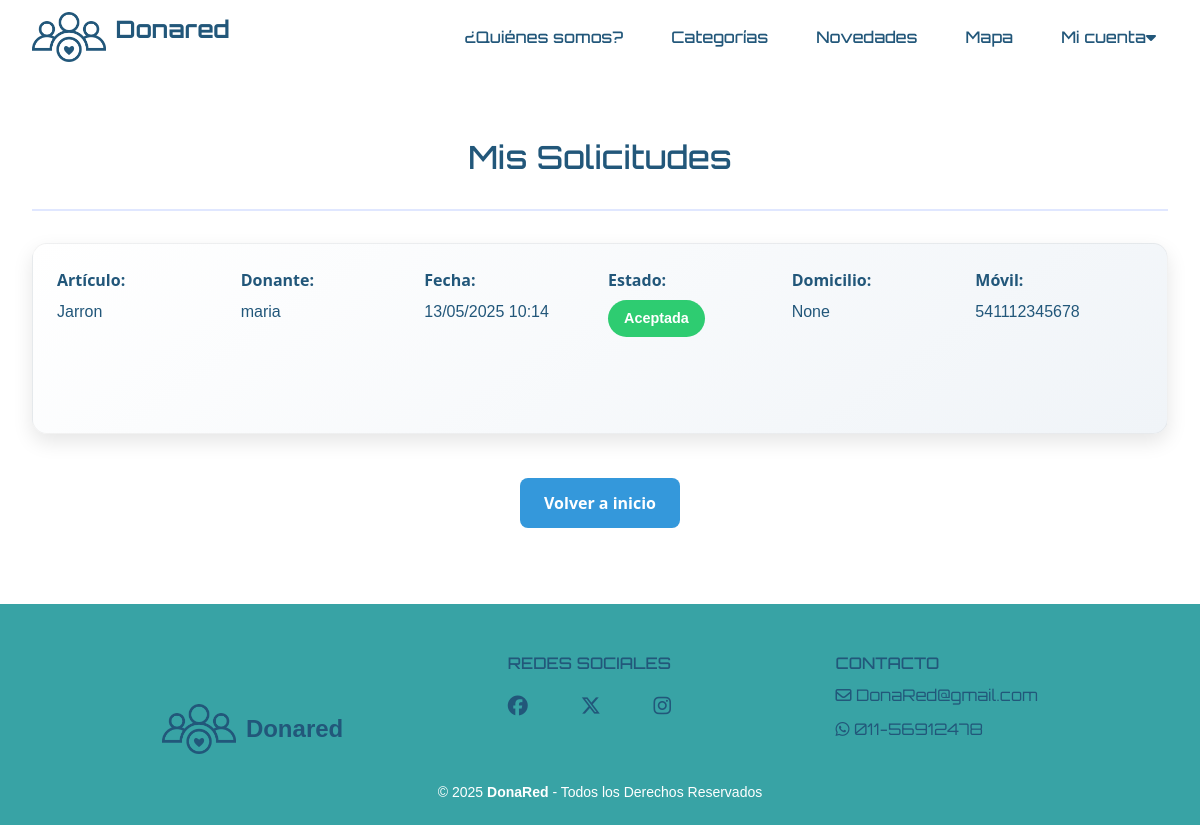
The app's page /solicitudes/ (signed in) with its own data.
### donaredapp/models.py (models this page shows, shortened)
class Solicitud(models.Model):
    item = models.ForeignKey(Item, on_delete=models.CASCADE, related_name='item_solicitudes')
    donante = models.ForeignKey(User, on_delete=models.CASCADE, related_name='donante_solicitudes')
    beneficiario = models.ForeignKey(User, on_delete=models.CASCADE, related_name='beneficiario_solicitudes')
    fecha_creacion = models.DateTimeField(auto_now_add=True)
    STATUS_CHOICES = [
        ('PENDIENTE', 'Pendiente'),
        ('ACEPTADA', 'Aceptada'),
        ('RECHAZADA', 'Rechazada'),
        ('CONCRETADA', 'Concretada'),
    ]
    estado = models.CharField(max_length=20, choices=STATUS_CHOICES, default='PENDIENTE')
    class Meta:
        unique_together = ['item', 'beneficiario']
        verbose_name = 'Donación'
        verbose_name_plural = 'Donaciones'

class Item(models.Model):
    nombre = models.CharField(max_length=100)
    descripcion = models.TextField(max_length=500)
    categoria = models.ForeignKey(Categoria, on_delete=models.CASCADE)
    fecha_creacion = models.DateTimeField(auto_now_add=True)
    usuario = models.ForeignKey(
        User,
        on_delete=models.CASCADE,
        related_name='items',
        null=True,
    )
    imagen = models.ImageField(upload_to='items/', null=True, blank=True, default='items/sin_imagen.png')
    domicilio = models.CharField(max_length=255, null=True, blank=True)
    activo = models.BooleanField(default=True)
    latitude = models.DecimalField(max_digits=9, decimal_places=6, null=True, blank=True)
    longitude = models.DecimalField(max_digits=9, decimal_places=6, null=True, blank=True)

class Profile(models.Model):
    user = models.OneToOneField(User, on_delete=models.CASCADE)
    movil = PhoneNumberField(blank=True, null=True, region='AR')
    validado = models.BooleanField(default=False)

### donaredapp/views_solicitudes.py (the view)
# urls.py: path('solicitudes/', views_solicitudes.solicitudes, name='solicitudes'),
@login_required
def solicitudes(request):
    solicitudes = Solicitud.objects.filter(beneficiario=request.user).order_by('-fecha_creacion')
    for solicitud in solicitudes:
        if solicitud.item and solicitud.item.domicilio:
            domicilio_parts = solicitud.item.domicilio.split(',')
            solicitud.display_domicilio = ', '.join(part.strip() for part in domicilio_parts[:3])
        else:
            solicitud.display_domicilio = "No especificado"
        solicitud.has_resena = hasattr(solicitud, 'resena')
    return render(request, 'donaredapp/solicitudes.html', {
        'solicitudes': solicitudes,
    })

### donaredapp/templates/donaredapp/solicitudes.html (shortened to what this page needs)
{% extends 'donaredapp/base.html' %}
{% load static %}
{% block content %}
<section class="solicitudes-container">
    <div class="solicitudes-header">
        <h2>Mis Solicitudes</h2>
    </div>
    {% if solicitudes %}
        {% for solicitud in solicitudes %}
        <div class="solicitud-card">
            <div class="solicitud-info">
                <div>
                    <strong>Artículo:</strong>
                    <p><a href="{% url 'donaredapp:tarjeta' item_id=solicitud.item.id %}">{{ solicitud.item.nombre }}</a></p>
                </div>
                <div>
                    <strong>Donante:</strong>
                    <p>{{ solicitud.donante.username }}</p>
                </div>
                <div>
                    <strong>Fecha:</strong>
                    <p>{{ solicitud.fecha_creacion|date:"d/m/Y H:i" }}</p>
                </div>
                <div>
                    <strong>Estado:</strong>
                    <p><span class="estado-badge estado-{{ solicitud.estado|lower }}">{{ solicitud.get_estado_display }}</span></p>
                </div>
                <div>
                    <strong>Domicilio:</strong>
                    <p>{% if solicitud.estado == 'ACEPTADA' %}{{ solicitud.item.domicilio }}{% else %}No disponible{% endif %}</p>
                </div>
                <div>
                    <strong>Móvil:</strong>
                    <p>{% if solicitud.estado == 'ACEPTADA' %}{{ solicitud.donante.profile.movil }}{% else %}No disponible{% endif %}</p>
                </div>
            </div>
        </div>
        {% endfor %}
    {% else %}
        <div class="solicitud-card">
            <p class="text-center">No tienes solicitudes activas.</p>
        </div>
    {% endif %}
    <div class="solicitud-actions" style="justify-content: center; margin-top: 2rem;">
        <a href="{% url 'donaredapp:index' %}" class="btn btn-primary">Volver a inicio</a>
    </div>
</section>
{% endblock %}

### donaredapp/static/donaredapp/style.css (style rules this page uses)
html, body { max-width: 100vw; overflow-x: hidden; }
body { background-color: #ffffff; color: #22577A; margin: 0 ; padding: 0; box-sizing: border-box; }
h1, h2, h3 { font-family: 'Orbitron', sans-serif; }
p { font-family: 'helvetica', sans-serif; }
a { text-decoration: none; color: inherit; }
.btn { padding: 0.8rem 1.5rem; border-radius: 8px; font-weight: 600; transition: all 0.3s ease; text-decoration: none; display: inline-block; }
.btn-primary, .btn-outline-primary { background: #22577A; color: white; }
.btn-primary { background-color: #22577A; color: #fff; border: none; padding: 10px 28px; border-radius: 4px; font-size: 1rem; font-weight: bold; margin-top: 12px; transition: background 0.2s, color 0.2s; }
.solicitudes-container { max-width: 1200px; margin: 2rem auto; padding: 2rem; }
.solicitudes-header { text-align: center; margin-bottom: 2rem; padding-bottom: 1rem; border-bottom: 2px solid #e0e7ff; }
.solicitudes-header h2 { color: #22577A; font-size: 2rem; margin-bottom: 1rem; }
.solicitud-card { background: linear-gradient(145deg, #ffffff, #f0f4f8); border-radius: 15px; box-shadow: 0 8px 20px rgba(0, 0, 0, 0.1); transition: transform 0.3s ease, box-shadow 0.3s ease; border: 1px solid rgba(0, 0, 0, 0.05); margin-bottom: 1.5rem; padding: 1.5rem; }
.solicitud-info { display: grid; grid-template-columns: repeat(auto-fit, minmax(150px, 1fr)); gap: 1rem; margin-bottom: 1rem; }
.solicitud-info p { margin: 0.5rem 0; color: #22577A; }
.solicitud-info strong { color: #22577A; font-weight: 600; display: inline-block; min-width: 100px; }
.solicitud-actions { display: flex; justify-content: flex-end; gap: 1rem; margin-top: 2rem; }
.btn { padding: 0.8rem 1rem; border-radius: 8px; font-weight: 600; transition: all 0.3s ease; text-decoration: none; display: inline-block; cursor: pointer; border: none; margin: 12px 0; }
.btn-primary { background-color: #22577A; color: white; }
.estado-badge { display: inline-block; padding: 0.5rem 1rem; border-radius: 20px; font-weight: 600; font-size: 0.9rem; }
.estado-aceptada { background-color: #2ecc71; color: white; }
.btn { padding: 0.8rem 1.5rem; border-radius: 8px; font-weight: 600; transition: all 0.3s ease; text-decoration: none; display: inline-block; cursor: pointer; border: none; }
.btn-primary { background-color: #3498db; color: white; }

### records on screen
Solicitud: item.nombre "Jarron", donante.username "maria", fecha_creacion "13/05/2025 10:14", estado "Aceptada", item.domicilio "None", donante.profile.movil "541112345678"
